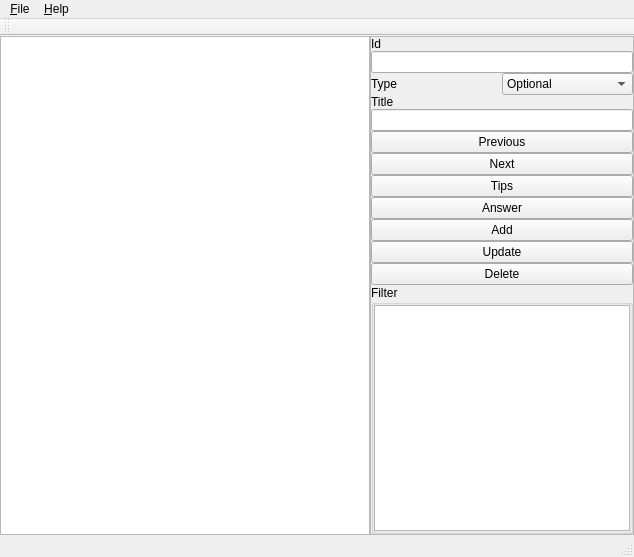
<?xml version="1.0" encoding="UTF-8"?>
<ui version="4.0">
 <class>MainWindow</class>
 <widget class="QMainWindow" name="MainWindow">
  <property name="geometry">
   <rect>
    <x>0</x>
    <y>0</y>
    <width>634</width>
    <height>557</height>
   </rect>
  </property>
  <property name="windowTitle">
   <string>MainWindow</string>
  </property>
  <widget class="QWidget" name="centralWidget">
   <layout class="QGridLayout" name="layoutGWidget">
    <property name="leftMargin">
     <number>0</number>
    </property>
    <property name="topMargin">
     <number>0</number>
    </property>
    <property name="rightMargin">
     <number>0</number>
    </property>
    <property name="bottomMargin">
     <number>0</number>
    </property>
    <property name="spacing">
     <number>0</number>
    </property>
    <item row="0" column="0">
     <widget class="QTextBrowser" name="textBrowser"/>
    </item>
    <item row="0" column="1">
     <widget class="QFrame" name="frameProperty">
      <property name="frameShape">
       <enum>QFrame::StyledPanel</enum>
      </property>
      <property name="frameShadow">
       <enum>QFrame::Raised</enum>
      </property>
      <layout class="QGridLayout" name="layoutGProperty">
       <property name="leftMargin">
        <number>0</number>
       </property>
       <property name="topMargin">
        <number>0</number>
       </property>
       <property name="rightMargin">
        <number>0</number>
       </property>
       <property name="bottomMargin">
        <number>0</number>
       </property>
       <property name="spacing">
        <number>0</number>
       </property>
       <item row="1" column="1" colspan="2">
        <widget class="QLineEdit" name="lineId"/>
       </item>
       <item row="2" column="1">
        <widget class="QLabel" name="labelType">
         <property name="text">
          <string>Type</string>
         </property>
        </widget>
       </item>
       <item row="7" column="1" colspan="2">
        <widget class="QPushButton" name="buttonTips">
         <property name="text">
          <string>Tips</string>
         </property>
        </widget>
       </item>
       <item row="5" column="1" colspan="2">
        <widget class="QPushButton" name="buttonPrevious">
         <property name="text">
          <string>Previous</string>
         </property>
        </widget>
       </item>
       <item row="0" column="1" colspan="2">
        <widget class="QLabel" name="labelId">
         <property name="text">
          <string>Id</string>
         </property>
        </widget>
       </item>
       <item row="12" column="1" colspan="2">
        <widget class="QGroupBox" name="GBFilter">
         <property name="title">
          <string>Filter</string>
         </property>
         <layout class="QGridLayout" name="layoutGFilter">
          <property name="leftMargin">
           <number>0</number>
          </property>
          <property name="topMargin">
           <number>0</number>
          </property>
          <property name="rightMargin">
           <number>0</number>
          </property>
          <property name="bottomMargin">
           <number>0</number>
          </property>
          <property name="spacing">
           <number>0</number>
          </property>
          <item row="0" column="0">
           <widget class="QPlainTextEdit" name="PTEFilter"/>
          </item>
         </layout>
        </widget>
       </item>
       <item row="10" column="1" colspan="2">
        <widget class="QPushButton" name="buttonUpdate">
         <property name="text">
          <string>Update</string>
         </property>
        </widget>
       </item>
       <item row="2" column="2">
        <widget class="QComboBox" name="CBType">
         <item>
          <property name="text">
           <string>Optional</string>
          </property>
         </item>
         <item>
          <property name="text">
           <string>Fullfill</string>
          </property>
         </item>
         <item>
          <property name="text">
           <string>Judge</string>
          </property>
         </item>
         <item>
          <property name="text">
           <string>Interlocution</string>
          </property>
         </item>
        </widget>
       </item>
       <item row="8" column="1" colspan="2">
        <widget class="QPushButton" name="buttonAnswer">
         <property name="text">
          <string>Answer</string>
         </property>
        </widget>
       </item>
       <item row="6" column="1" colspan="2">
        <widget class="QPushButton" name="buttonNext">
         <property name="text">
          <string>Next</string>
         </property>
        </widget>
       </item>
       <item row="3" column="1" colspan="2">
        <widget class="QLabel" name="labelTitle">
         <property name="text">
          <string>Title</string>
         </property>
        </widget>
       </item>
       <item row="9" column="1" colspan="2">
        <widget class="QPushButton" name="buttonAdd">
         <property name="text">
          <string>Add</string>
         </property>
        </widget>
       </item>
       <item row="11" column="1" colspan="2">
        <widget class="QPushButton" name="buttonDelete">
         <property name="text">
          <string>Delete</string>
         </property>
        </widget>
       </item>
       <item row="4" column="1" colspan="2">
        <widget class="QLineEdit" name="lineTitle"/>
       </item>
      </layout>
     </widget>
    </item>
   </layout>
  </widget>
  <widget class="QMenuBar" name="menuBar">
   <property name="geometry">
    <rect>
     <x>0</x>
     <y>0</y>
     <width>634</width>
     <height>28</height>
    </rect>
   </property>
   <widget class="QMenu" name="menu_File">
    <property name="title">
     <string>&amp;File</string>
    </property>
    <addaction name="actionNew"/>
    <addaction name="actionImport"/>
    <addaction name="actionExport"/>
    <addaction name="separator"/>
    <addaction name="actionExit"/>
   </widget>
   <widget class="QMenu" name="menu_Help">
    <property name="title">
     <string>&amp;Help</string>
    </property>
    <addaction name="actionQt"/>
    <addaction name="actionIndex"/>
    <addaction name="actionAbout"/>
   </widget>
   <addaction name="menu_File"/>
   <addaction name="menu_Help"/>
  </widget>
  <widget class="QToolBar" name="mainToolBar">
   <attribute name="toolBarArea">
    <enum>TopToolBarArea</enum>
   </attribute>
   <attribute name="toolBarBreak">
    <bool>false</bool>
   </attribute>
  </widget>
  <widget class="QStatusBar" name="statusBar"/>
  <action name="actionNew">
   <property name="icon">
    <iconset resource="resources.qrc">
     <normaloff>:/resources/icons/add.svg</normaloff>:/resources/icons/add.svg</iconset>
   </property>
   <property name="text">
    <string>New</string>
   </property>
  </action>
  <action name="actionImport">
   <property name="icon">
    <iconset resource="resources.qrc">
     <normaloff>:/resources/icons/import.svg</normaloff>:/resources/icons/import.svg</iconset>
   </property>
   <property name="text">
    <string>Import</string>
   </property>
  </action>
  <action name="actionExport">
   <property name="icon">
    <iconset resource="resources.qrc">
     <normaloff>:/resources/icons/export.svg</normaloff>:/resources/icons/export.svg</iconset>
   </property>
   <property name="text">
    <string>Export</string>
   </property>
  </action>
  <action name="actionExit">
   <property name="icon">
    <iconset resource="resources.qrc">
     <normaloff>:/resources/icons/exit.svg</normaloff>:/resources/icons/exit.svg</iconset>
   </property>
   <property name="text">
    <string>Exit</string>
   </property>
  </action>
  <action name="actionQt">
   <property name="icon">
    <iconset resource="resources.qrc">
     <normaloff>:/resources/icons/qt.png</normaloff>:/resources/icons/qt.png</iconset>
   </property>
   <property name="text">
    <string>Qt</string>
   </property>
  </action>
  <action name="actionIndex">
   <property name="icon">
    <iconset resource="resources.qrc">
     <normaloff>:/resources/icons/github.svg</normaloff>:/resources/icons/github.svg</iconset>
   </property>
   <property name="text">
    <string>Index</string>
   </property>
  </action>
  <action name="actionAbout">
   <property name="icon">
    <iconset resource="resources.qrc">
     <normaloff>:/resources/icons/about.svg</normaloff>:/resources/icons/about.svg</iconset>
   </property>
   <property name="text">
    <string>About</string>
   </property>
  </action>
 </widget>
 <layoutdefault spacing="6" margin="11"/>
 <resources>
  <include location="resources.qrc"/>
 </resources>
 <connections/>
</ui>
